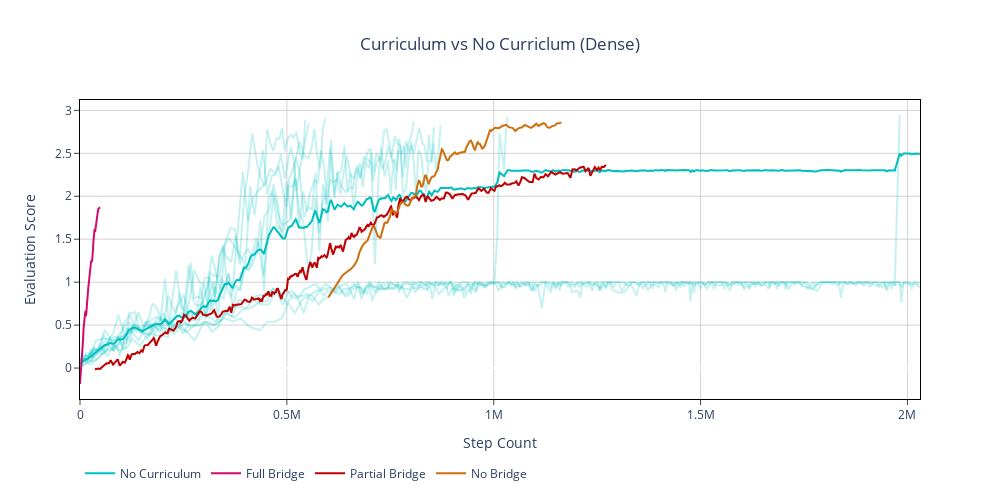

The notebook cell this image was saved under:
### Code cell
fig = vis.plot_trajectories([dense_no_curr_stats, dense_curr_stats], title='Curriculum vs No Curriclum (Dense)',
                      value_domain='agent_evaluations', time_domain='steps', save_path='./outputs/dense_traces', save_format='svg',
                      task_trace_start='mean', show_run_traces=[True, False], show_std=False, ignore_outliers=True)
fig.update_layout(autosize=False, width=1000, height=500, )
# fig.write_image('./outputs/dense_traces.svg')
